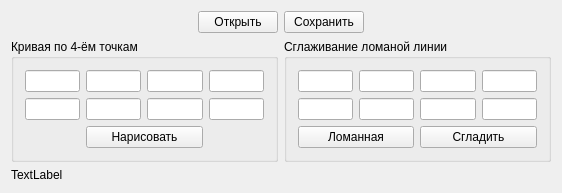
<?xml version="1.0" encoding="UTF-8"?>
<ui version="4.0">
 <class>Lab2</class>
 <widget class="QWidget" name="Lab2">
  <property name="geometry">
   <rect>
    <x>0</x>
    <y>0</y>
    <width>562</width>
    <height>177</height>
   </rect>
  </property>
  <property name="windowTitle">
   <string>Lab2</string>
  </property>
  <layout class="QGridLayout" name="gridLayout_3">
   <item row="0" column="0">
    <layout class="QHBoxLayout" name="horizontalLayout">
     <item>
      <spacer name="horizontalSpacer">
       <property name="orientation">
        <enum>Qt::Horizontal</enum>
       </property>
       <property name="sizeHint" stdset="0">
        <size>
         <width>40</width>
         <height>20</height>
        </size>
       </property>
      </spacer>
     </item>
     <item>
      <widget class="QPushButton" name="buttonOpen">
       <property name="text">
        <string>Открыть</string>
       </property>
      </widget>
     </item>
     <item>
      <widget class="QPushButton" name="buttonSave">
       <property name="text">
        <string>Сохранить</string>
       </property>
      </widget>
     </item>
     <item>
      <spacer name="horizontalSpacer_2">
       <property name="orientation">
        <enum>Qt::Horizontal</enum>
       </property>
       <property name="sizeHint" stdset="0">
        <size>
         <width>40</width>
         <height>20</height>
        </size>
       </property>
      </spacer>
     </item>
    </layout>
   </item>
   <item row="1" column="0">
    <layout class="QHBoxLayout" name="horizontalLayout_2">
     <item>
      <widget class="QGroupBox" name="groupBox">
       <property name="title">
        <string>Кривая по 4-ём точкам</string>
       </property>
       <layout class="QGridLayout" name="gridLayout">
        <item row="0" column="1">
         <widget class="QLineEdit" name="lineSecondX"/>
        </item>
        <item row="0" column="2">
         <widget class="QLineEdit" name="lineThirdX"/>
        </item>
        <item row="0" column="3">
         <widget class="QLineEdit" name="lineFourX"/>
        </item>
        <item row="0" column="0">
         <widget class="QLineEdit" name="lineFirstX"/>
        </item>
        <item row="1" column="1">
         <widget class="QLineEdit" name="lineSecondY"/>
        </item>
        <item row="1" column="2">
         <widget class="QLineEdit" name="lineThirdY"/>
        </item>
        <item row="1" column="3">
         <widget class="QLineEdit" name="lineFourY"/>
        </item>
        <item row="1" column="0">
         <widget class="QLineEdit" name="lineFirstY"/>
        </item>
        <item row="2" column="1" colspan="2">
         <widget class="QPushButton" name="pushButton_3">
          <property name="text">
           <string>Нарисовать</string>
          </property>
         </widget>
        </item>
       </layout>
      </widget>
     </item>
     <item>
      <widget class="QGroupBox" name="groupBox_2">
       <property name="title">
        <string>Сглаживание ломаной линии</string>
       </property>
       <layout class="QGridLayout" name="gridLayout_2">
        <item row="0" column="0">
         <widget class="QLineEdit" name="lineEdit"/>
        </item>
        <item row="0" column="1">
         <widget class="QLineEdit" name="lineEdit_3"/>
        </item>
        <item row="0" column="2">
         <widget class="QLineEdit" name="lineEdit_5"/>
        </item>
        <item row="0" column="3">
         <widget class="QLineEdit" name="lineEdit_7"/>
        </item>
        <item row="1" column="0">
         <widget class="QLineEdit" name="lineEdit_2"/>
        </item>
        <item row="1" column="1">
         <widget class="QLineEdit" name="lineEdit_4"/>
        </item>
        <item row="1" column="2">
         <widget class="QLineEdit" name="lineEdit_6"/>
        </item>
        <item row="1" column="3">
         <widget class="QLineEdit" name="lineEdit_8"/>
        </item>
        <item row="2" column="0" colspan="2">
         <widget class="QPushButton" name="pushButton">
          <property name="text">
           <string>Ломанная</string>
          </property>
         </widget>
        </item>
        <item row="2" column="2" colspan="2">
         <widget class="QPushButton" name="pushButton_2">
          <property name="text">
           <string>Сгладить</string>
          </property>
         </widget>
        </item>
       </layout>
      </widget>
     </item>
    </layout>
   </item>
   <item row="2" column="0">
    <widget class="QLabel" name="label">
     <property name="text">
      <string>TextLabel</string>
     </property>
    </widget>
   </item>
  </layout>
 </widget>
 <layoutdefault spacing="6" margin="11"/>
 <tabstops>
  <tabstop>lineFirstX</tabstop>
  <tabstop>lineFirstY</tabstop>
  <tabstop>lineSecondX</tabstop>
  <tabstop>lineSecondY</tabstop>
  <tabstop>lineThirdX</tabstop>
  <tabstop>lineThirdY</tabstop>
  <tabstop>lineFourX</tabstop>
  <tabstop>lineFourY</tabstop>
  <tabstop>pushButton_3</tabstop>
  <tabstop>lineEdit</tabstop>
  <tabstop>lineEdit_2</tabstop>
  <tabstop>lineEdit_3</tabstop>
  <tabstop>lineEdit_4</tabstop>
  <tabstop>lineEdit_5</tabstop>
  <tabstop>lineEdit_6</tabstop>
  <tabstop>lineEdit_7</tabstop>
  <tabstop>lineEdit_8</tabstop>
  <tabstop>pushButton</tabstop>
  <tabstop>pushButton_2</tabstop>
  <tabstop>buttonOpen</tabstop>
  <tabstop>buttonSave</tabstop>
 </tabstops>
 <resources/>
 <connections/>
</ui>
